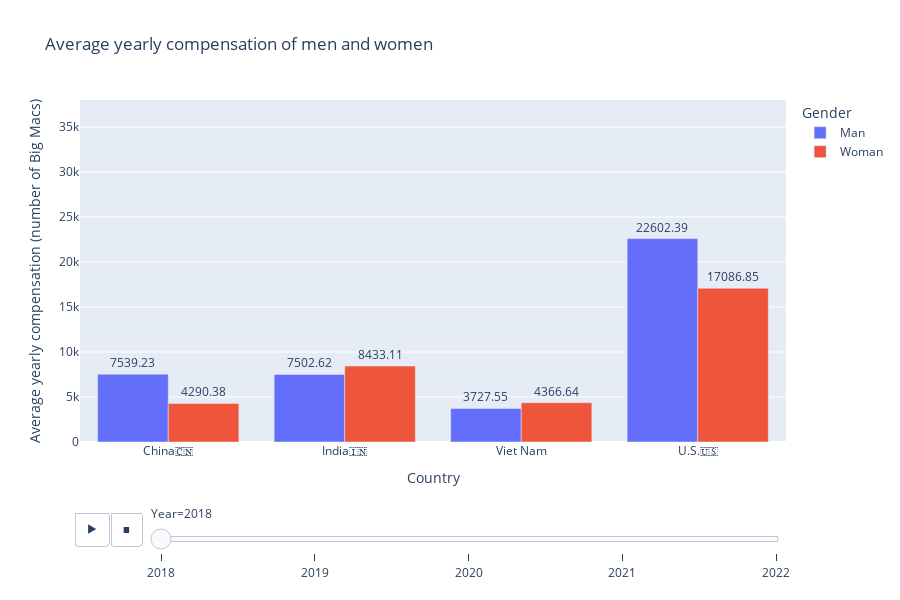

Source (notebook cell):
### Markdown cell above
**Nhận xét:**

- Điểm chung giữa các biểu đồ xuyên suốt các năm từ 2018 đến 2022 là số lượng người tham gia trả lời có dưới 1 năm kinh nghiệm ở Trung Quốc, Ấn Độ và Việt Nam đều cao hơn so với cả Mỹ (trong đó cao nhất là Việt Nam vào năm 2018 với 43%)

- Số lượng người có từ 1 đến 5 năm kinh nghiệm trong lĩnh vực Data Science và Machine Learning chiếm số lượng đông đảo nhất trong cuộc phỏng vấn, tỉ lệ luôn trong khoảng 50% cho cả 4 quốc gia. Điều đó chứng tỏ rằng đây mới là nhóm người có đủ kiến thức chuyên môn và sẽ mang trọng số lớn nhất để cho ra kết quả khảo sát chính xác nhất.

- Ngoài ra, các nhóm người còn lại như những người có từ 5 đến 10 năm, 10 đến 20 năm hoặc thậm chí hơn 20 năm chiếm tỉ lệ cao nhất ở Mỹ, cao hơn hẳn so với 3 quốc gia còn lại (cụ thể nhóm người có từ 10-20 năm kinh nghiệm ở Mỹ đạt 14% năm 2020 và 16% cùng năm đó cho nhóm người có trên 20 năm kinh nghiệm), trong khi đó hầu như nhóm người đó gần như không xuất hiện ở cả 3 quốc gia kia.

### Code cell
avg_data = df[df["Gender"].isin(["Man", "Woman"])]
avg_data = avg_data[["Country", "Gender", "Salary", "Year"]]
avg_data = avg_data.dropna(subset=["Gender", "Country", "Salary", "Year"])
avg_data = avg_data.groupby(["Country", "Gender", "Year"], as_index=False).mean()


fig = px.bar(avg_data,
            x="Country", y="Salary",
            color="Gender",
            animation_frame="Year",
            barmode="group",
            width=_WIDTH, height=600,
            category_orders={"Country": ["China🇨🇳", "India🇮🇳", "Viet Nam", "U.S.🇺🇸"],
                            "Gender":["Man", "Woman"],
                            "Year": range(2018,2022)},
            title="Average yearly compensation of men and women",
            text="Salary")

fig.update_traces(texttemplate='%{text:.2f}', textposition='outside')
fig.update_layout(yaxis_range=[0,38000])
fig.update_yaxes(title="Average yearly compensation (number of Big Macs)")
fig.update_xaxes(type='category')
fig.show()

### Figure 1 — Plotly figure (JSON) as saved in the notebook; plotly's stock layout.template omitted (floating-point values rounded to 4 significant figures)
{"data": [{"alignmentgroup": "True", "hovertemplate": "Gender=Man<br>Year=2018<br>Country=%{x}<br>Salary=%{text}<extra></extra>", "legendgroup": "Man", "marker": {"color": "#636efa", "pattern": {"shape": ""}}, "name": "Man", "offsetgroup": "Man", "orientation": "v", "showlegend": true, "text": [7539.0, 7503.0, 22600.0, 3728.0], "textposition": "outside", "texttemplate": "%{text:.2f}", "type": "bar", "x": ["China🇨🇳", "India🇮🇳", "U.S.🇺🇸", "Viet Nam"], "xaxis": "x", "y": [7539.0, 7503.0, 22600.0, 3728.0], "yaxis": "y"}, {"alignmentgroup": "True", "hovertemplate": "Gender=Woman<br>Year=2018<br>Country=%{x}<br>Salary=%{text}<extra></extra>", "legendgroup": "Woman", "marker": {"color": "#EF553B", "pattern": {"shape": ""}}, "name": "Woman", "offsetgroup": "Woman", "orientation": "v", "showlegend": true, "text": [4290.0, 8433.0, 17090.0, 4367.0], "textposition": "outside", "texttemplate": "%{text:.2f}", "type": "bar", "x": ["China🇨🇳", "India🇮🇳", "U.S.🇺🇸", "Viet Nam"], "xaxis": "x", "y": [4290.0, 8433.0, 17090.0, 4367.0], "yaxis": "y"}], "layout": {"barmode": "group", "height": 600, "legend": {"title": {"text": "Gender"}, "tracegroupgap": 0}, "sliders": [{"active": 0, "currentvalue": {"prefix": "Year="}, "len": 0.9, "pad": {"b": 10, "t": 60}, "steps": [{"args": [["2018"], {"frame": {"duration": 0, "redraw": true}, "fromcurrent": true, "mode": "immediate", "transition": {"duration": 0, "easing": "linear"}}], "label": "2018", "method": "animate"}, {"args": [["2019"], {"frame": {"duration": 0, "redraw": true}, "fromcurrent": true, "mode": "immediate", "transition": {"duration": 0, "easing": "linear"}}], "label": "2019", "method": "animate"}, {"args": [["2020"], {"frame": {"duration": 0, "redraw": true}, "fromcurrent": true, "mode": "immediate", "transition": {"duration": 0, "easing": "linear"}}], "label": "2020", "method": "animate"}, {"args": [["2021"], {"frame": {"duration": 0, "redraw": true}, "fromcurrent": true, "mode": "immediate", "transition": {"duration": 0, "easing": "linear"}}], "label": "2021", "method": "animate"}, {"args": [["2022"], {"frame": {"duration": 0, "redraw": true}, "fromcurrent": true, "mode": "immediate", "transition": {"duration": 0, "easing": "linear"}}], "label": "2022", "method": "animate"}], "x": 0.1, "xanchor": "left", "y": 0, "yanchor": "top"}], "title": {"text": "Average yearly compensation of men and women"}, "updatemenus": [{"buttons": [{"args": [null, {"frame": {"duration": 500, "redraw": true}, "fromcurrent": true, "mode": "immediate", "transition": {"duration": 500, "easing": "linear"}}], "label": "&#9654;", "method": "animate"}, {"args": [[null], {"frame": {"duration": 0, "redraw": true}, "fromcurrent": true, "mode": "immediate", "transition": {"duration": 0, "easing": "linear"}}], "label": "&#9724;", "method": "animate"}], "direction": "left", "pad": {"r": 10, "t": 70}, "showactive": false, "type": "buttons", "x": 0.1, "xanchor": "right", "y": 0, "yanchor": "top"}], "width": 900, "xaxis": {"anchor": "y", "categoryarray": ["China🇨🇳", "India🇮🇳", "Viet Nam", "U.S.🇺🇸"], "categoryorder": "array", "domain": [0, 1], "title": {"text": "Country"}, "type": "category"}, "yaxis": {"anchor": "x", "domain": [0, 1], "range": [0, 38000], "title": {"text": "Average yearly compensation (number of Big Macs)"}}}}
